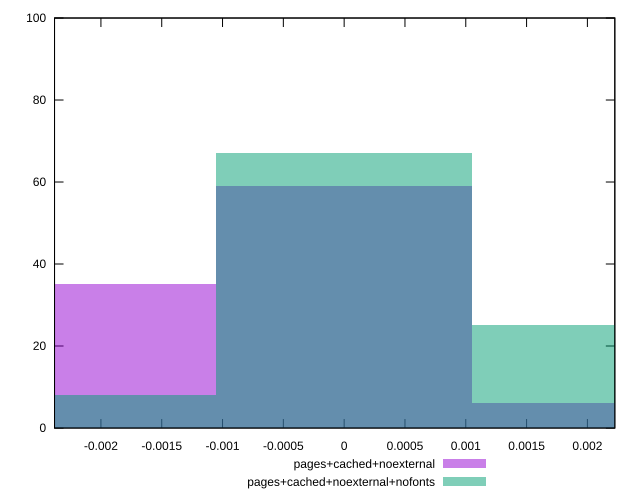

Write gnuplot code to recreate this figure.
reset

$pagesCachedNoexternal <<EOF
0 59
-0.002105667911065836 35
0.002105667911065836 6
EOF

$pagesCachedNoexternalNofonts <<EOF
0 67
0.002105667911065836 25
-0.002105667911065836 8
EOF

set key outside below
set boxwidth 0.002105667911065836
set xrange [-0.002381406618428798:0.0022255343413426837]
set yrange [0:100]
set trange [0:100]
set style fill transparent solid 0.5 noborder
set terminal svg size 640, 500 enhanced background rgb 'white'
set output "reprap/meta/score-difference/comparison/histogram/5_vs_6.svg"

plot $pagesCachedNoexternal title "pages+cached+noexternal" with boxes, \
     $pagesCachedNoexternalNofonts title "pages+cached+noexternal+nofonts" with boxes

reset
